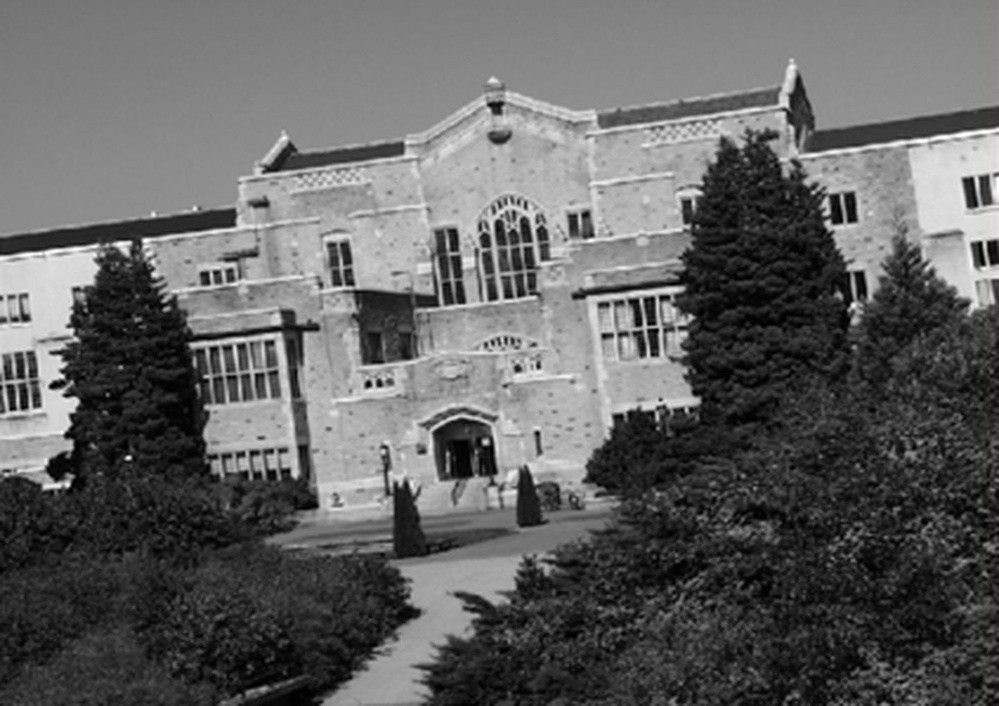
#> input picture opencv_project_practice/Lab4/images/house.jpg, 999 x 706 px, shrunk from 1440 x 1018 before the run
$ python Ex5.py
#> lines starting #> are read from the running program, lines starting #| are printed output that depends on the picture; after the words box and inside, x2 and y2 are one past the last pixel; in counts of white or black regions, pixels touching at a corner belong together
#> further down, img is the input picture: shape (706, 999, 3); mean B, G, R 97.9, 97.9, 97.9
import cv2
import numpy as np


def P3_2_CE_Binarize(img):
    # 转换为灰度图像
    gray = cv2.cvtColor(img, cv2.COLOR_BGR2GRAY)
    # 计算灰度直方图
    hist, _ = np.histogram(gray.flatten(), bins=256, range=[0, 256])
#> hist = 256 values, max 10662 at index 139, min 13 at index 248, mean 2755.1
    # 计算灰度概率分布
    whole_prob = hist / np.sum(hist)
#> whole_prob = 256 values, max 0.0151 at index 139, min 1.84e-05 at index 248, mean 0.00391
    # 计算灰度累积分布
    cum_prob = np.cumsum(whole_prob)
#> cum_prob = 256 values from 0.000543 to 1
    # 初始化最小交叉熵和最佳阈值
    min_entropy = float('inf')
    best_threshold = 0
    # 遍历所有可能的阈值
    for threshold in range(256):
        # 计算前景和背景灰度概率分布
        fore_prob = whole_prob[:threshold]
        back_prob = whole_prob[threshold:]
        # 计算前景和背景交叉熵
        fore_ent = -np.sum(fore_prob * np.log2(fore_prob)) if np.sum(
            fore_prob) > 0 else 0
        back_ent = -np.sum(back_prob * np.log2(back_prob)) if np.sum(
            back_prob) > 0 else 0
        # 计算交叉熵
        entropy = fore_ent + back_ent

        # 更新最小交叉熵和最佳阈值
        if entropy < min_entropy:
            min_entropy = entropy
            best_threshold = threshold
#> this loop made 256 passes
#> (fore_ent, back_ent, min_entropy) on pass 1: (0, 7.47, 7.47)
#> (fore_ent, back_ent) on passes 8 to 13: (0.0983, 7.38), (0.124, 7.35), (0.151, 7.32), (0.18, 7.29), (0.209, 7.26), (0.241, 7.23)
#> after the loop, best_threshold = 0; min_entropy = 7.47
    print('best_threshold:', best_threshold)
#| best_threshold: 0
    # 使用最佳阈值进行二值化
    _, img2 = cv2.threshold(gray, best_threshold, 255, cv2.THRESH_BINARY)
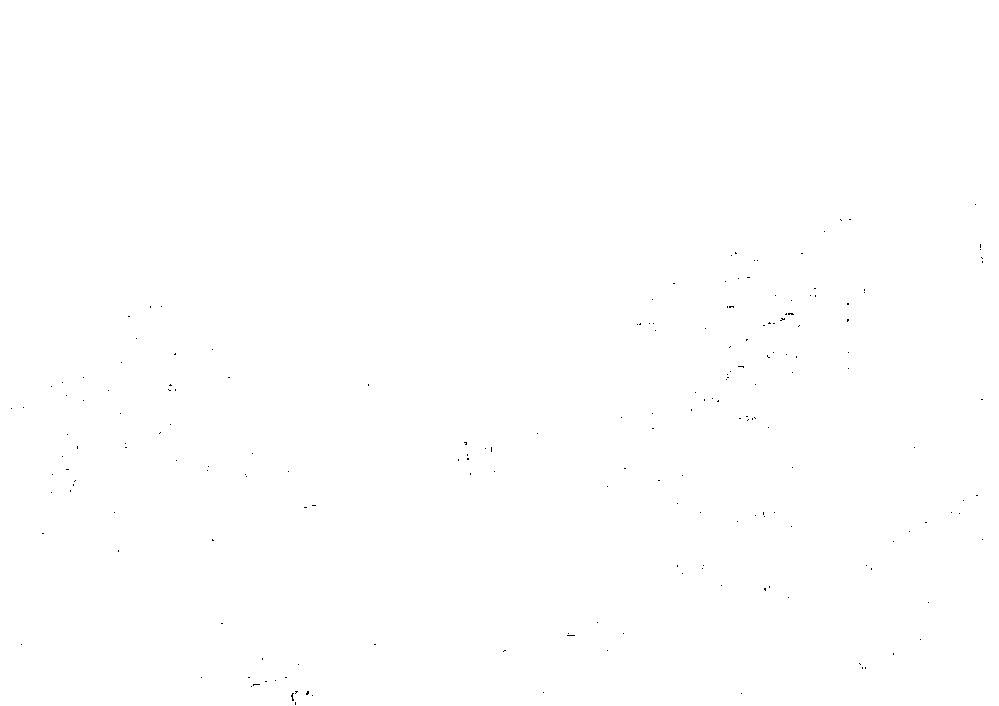
#> img2: shape (706, 999); 99.9% white; black in thin lines or dots, all inside (x1, y1, x2, y2) = (11, 204, 983, 705)

    return img2


# 读取图像
img = cv2.imread('images/house.jpg')

# 使用自定义函数进行图像二值化
binarized_img = P3_2_CE_Binarize(img)
# cv2.imshow('Custom Function: Binarized Image', binarized_img)
# cv2.waitKey(0)

# plt 对比
import matplotlib.pyplot as plt

plt.subplot(1, 2, 1), plt.imshow(img, cmap='gray'), plt.title('Original')
plt.xticks([]), plt.yticks([])
plt.subplot(1, 2, 2), plt.imshow(binarized_img, cmap='gray'), plt.title('Binarized')
plt.xticks([]), plt.yticks([])
plt.tight_layout(), plt.show()
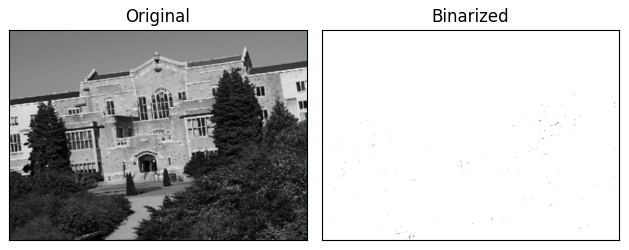
#> figure drawn by matplotlib, 2 panels; B, G, R data is drawn as R, G, B

# 关闭窗口
# cv2.destroyAllWindows()
